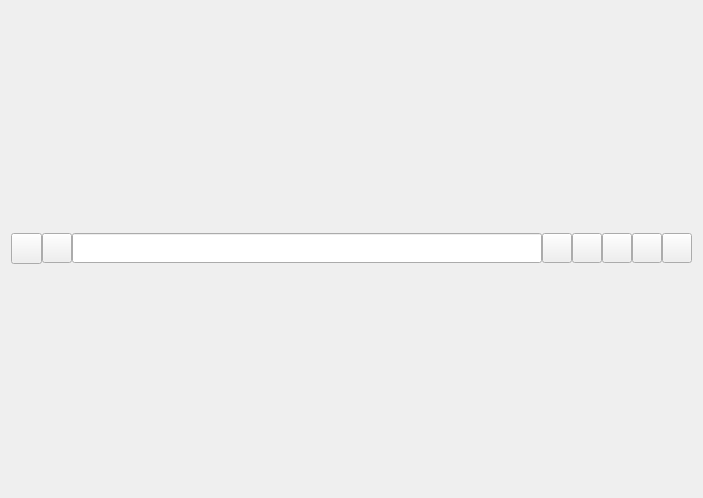
<?xml version="1.0" encoding="UTF-8"?>
<ui version="4.0">
 <class>FileManager</class>
 <widget class="QWidget" name="FileManager">
  <property name="geometry">
   <rect>
    <x>0</x>
    <y>0</y>
    <width>703</width>
    <height>498</height>
   </rect>
  </property>
  <property name="windowTitle">
   <string>FileManager</string>
  </property>
  <layout class="QGridLayout" name="gridLayout">
   <item row="0" column="0">
    <layout class="QHBoxLayout" name="horizontalLayout">
     <property name="spacing">
      <number>0</number>
     </property>
     <item>
      <widget class="QPushButton" name="pushButtonBack">
       <property name="sizePolicy">
        <sizepolicy hsizetype="Preferred" vsizetype="Fixed">
         <horstretch>0</horstretch>
         <verstretch>0</verstretch>
        </sizepolicy>
       </property>
       <property name="minimumSize">
        <size>
         <width>31</width>
         <height>31</height>
        </size>
       </property>
       <property name="maximumSize">
        <size>
         <width>31</width>
         <height>31</height>
        </size>
       </property>
       <property name="toolTip">
        <string>Backward</string>
       </property>
       <property name="text">
        <string/>
       </property>
       <property name="icon">
        <iconset theme="back"/>
       </property>
      </widget>
     </item>
     <item>
      <widget class="QPushButton" name="pushButtonNext">
       <property name="sizePolicy">
        <sizepolicy hsizetype="Fixed" vsizetype="Fixed">
         <horstretch>0</horstretch>
         <verstretch>0</verstretch>
        </sizepolicy>
       </property>
       <property name="minimumSize">
        <size>
         <width>30</width>
         <height>30</height>
        </size>
       </property>
       <property name="maximumSize">
        <size>
         <width>30</width>
         <height>30</height>
        </size>
       </property>
       <property name="toolTip">
        <string>Forward</string>
       </property>
       <property name="text">
        <string/>
       </property>
       <property name="icon">
        <iconset theme="forward"/>
       </property>
      </widget>
     </item>
     <item>
      <widget class="QLineEdit" name="lineEdit">
       <property name="minimumSize">
        <size>
         <width>0</width>
         <height>30</height>
        </size>
       </property>
       <property name="maximumSize">
        <size>
         <width>16777215</width>
         <height>30</height>
        </size>
       </property>
       <property name="cursor">
        <cursorShape>IBeamCursor</cursorShape>
       </property>
      </widget>
     </item>
     <item>
      <widget class="QPushButton" name="pushButton">
       <property name="sizePolicy">
        <sizepolicy hsizetype="Minimum" vsizetype="Maximum">
         <horstretch>0</horstretch>
         <verstretch>0</verstretch>
        </sizepolicy>
       </property>
       <property name="minimumSize">
        <size>
         <width>30</width>
         <height>30</height>
        </size>
       </property>
       <property name="maximumSize">
        <size>
         <width>30</width>
         <height>30</height>
        </size>
       </property>
       <property name="cursor">
        <cursorShape>ArrowCursor</cursorShape>
       </property>
       <property name="layoutDirection">
        <enum>Qt::LeftToRight</enum>
       </property>
       <property name="text">
        <string/>
       </property>
       <property name="icon">
        <iconset theme="view-refresh"/>
       </property>
      </widget>
     </item>
     <item>
      <widget class="QPushButton" name="pushButton_bookmarks">
       <property name="sizePolicy">
        <sizepolicy hsizetype="Minimum" vsizetype="Maximum">
         <horstretch>0</horstretch>
         <verstretch>0</verstretch>
        </sizepolicy>
       </property>
       <property name="minimumSize">
        <size>
         <width>30</width>
         <height>30</height>
        </size>
       </property>
       <property name="maximumSize">
        <size>
         <width>30</width>
         <height>30</height>
        </size>
       </property>
       <property name="text">
        <string/>
       </property>
       <property name="icon">
        <iconset theme="stock_add-bookmark"/>
       </property>
      </widget>
     </item>
     <item>
      <widget class="QPushButton" name="pushButton_details">
       <property name="sizePolicy">
        <sizepolicy hsizetype="Fixed" vsizetype="Fixed">
         <horstretch>0</horstretch>
         <verstretch>0</verstretch>
        </sizepolicy>
       </property>
       <property name="minimumSize">
        <size>
         <width>30</width>
         <height>30</height>
        </size>
       </property>
       <property name="maximumSize">
        <size>
         <width>30</width>
         <height>30</height>
        </size>
       </property>
       <property name="toolTip">
        <string>Details View</string>
       </property>
       <property name="text">
        <string/>
       </property>
       <property name="icon">
        <iconset theme="view-list-details"/>
       </property>
      </widget>
     </item>
     <item>
      <widget class="QPushButton" name="pushButton_icons">
       <property name="sizePolicy">
        <sizepolicy hsizetype="Fixed" vsizetype="Fixed">
         <horstretch>0</horstretch>
         <verstretch>0</verstretch>
        </sizepolicy>
       </property>
       <property name="minimumSize">
        <size>
         <width>30</width>
         <height>30</height>
        </size>
       </property>
       <property name="maximumSize">
        <size>
         <width>30</width>
         <height>30</height>
        </size>
       </property>
       <property name="toolTip">
        <string>Icons View</string>
       </property>
       <property name="text">
        <string/>
       </property>
       <property name="icon">
        <iconset theme="view-list-icons"/>
       </property>
      </widget>
     </item>
     <item>
      <widget class="QPushButton" name="pushButton_options">
       <property name="minimumSize">
        <size>
         <width>30</width>
         <height>30</height>
        </size>
       </property>
       <property name="maximumSize">
        <size>
         <width>30</width>
         <height>30</height>
        </size>
       </property>
       <property name="toolTip">
        <string>Options</string>
       </property>
       <property name="text">
        <string/>
       </property>
       <property name="icon">
        <iconset theme="settings"/>
       </property>
      </widget>
     </item>
    </layout>
   </item>
   <item row="1" column="0">
    <layout class="QVBoxLayout" name="verticalLayout">
     <property name="sizeConstraint">
      <enum>QLayout::SetDefaultConstraint</enum>
     </property>
    </layout>
   </item>
  </layout>
 </widget>
 <resources/>
 <connections/>
</ui>
